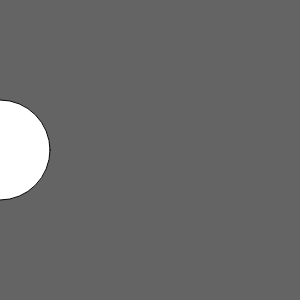
Frame 1 (no input)
Frame 60 (no input): blank canvas, image omitted
Frame 120 (the mouse pressed at the canvas centre since frame 60): blank canvas, image omitted

The p5.js sketch that drew this single still picture (run headless with seeded random() and noise() and a simulated clock; from frame 60 on, the mouse is pressed at the canvas centre):

// p5.js sketch
// ── sketch.js
function setup(){
    createCanvas(300,300);
    background (100);
    ellipse (100,150,100);
}
var x = 0
function draw (){
    background(100);
    ellipse(x,150,100);
    x+=100
}
